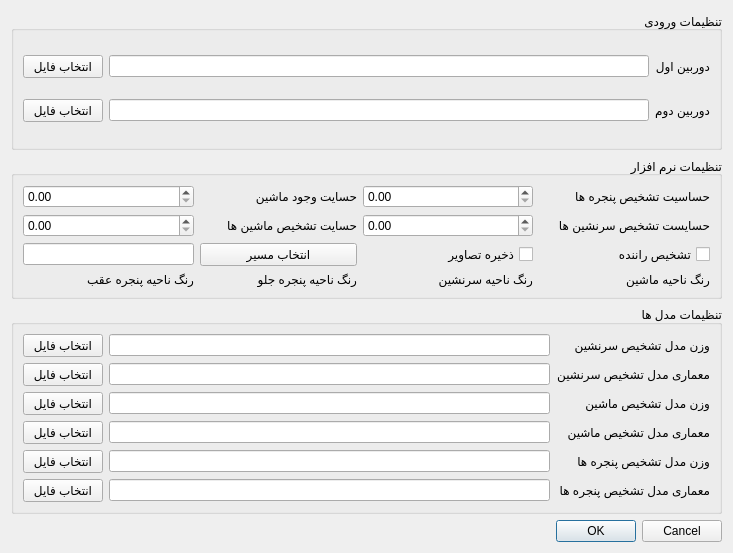
<?xml version="1.0" encoding="UTF-8"?>
<ui version="4.0">
 <class>AppSettingsDialog</class>
 <widget class="QDialog" name="AppSettingsDialog">
  <property name="geometry">
   <rect>
    <x>0</x>
    <y>0</y>
    <width>733</width>
    <height>553</height>
   </rect>
  </property>
  <property name="windowTitle">
   <string>تنظیمات</string>
  </property>
  <layout class="QVBoxLayout" name="verticalLayout">
   <item>
    <widget class="QGroupBox" name="groupBox_2">
     <property name="title">
      <string>تنظیمات ورودی</string>
     </property>
     <property name="alignment">
      <set>Qt::AlignRight|Qt::AlignTrailing|Qt::AlignVCenter</set>
     </property>
     <layout class="QGridLayout" name="gridLayout">
      <item row="0" column="2">
       <widget class="QLabel" name="label_7">
        <property name="text">
         <string>دوربین اول</string>
        </property>
       </widget>
      </item>
      <item row="0" column="0">
       <widget class="QPushButton" name="btn_source1">
        <property name="text">
         <string>انتخاب فایل</string>
        </property>
       </widget>
      </item>
      <item row="0" column="1">
       <widget class="QLineEdit" name="le_source1"/>
      </item>
      <item row="1" column="2">
       <widget class="QLabel" name="label_8">
        <property name="text">
         <string>دوربین دوم</string>
        </property>
       </widget>
      </item>
      <item row="1" column="1">
       <widget class="QLineEdit" name="le_source2"/>
      </item>
      <item row="1" column="0">
       <widget class="QPushButton" name="btn_source2">
        <property name="text">
         <string>انتخاب فایل</string>
        </property>
       </widget>
      </item>
     </layout>
    </widget>
   </item>
   <item>
    <widget class="QGroupBox" name="groupBox_3">
     <property name="title">
      <string>تنظیمات نرم افزار</string>
     </property>
     <property name="alignment">
      <set>Qt::AlignRight|Qt::AlignTrailing|Qt::AlignVCenter</set>
     </property>
     <layout class="QGridLayout" name="gridLayout_3">
      <item row="0" column="2">
       <widget class="QDoubleSpinBox" name="sb_windows">
        <property name="sizePolicy">
         <sizepolicy hsizetype="MinimumExpanding" vsizetype="Fixed">
          <horstretch>0</horstretch>
          <verstretch>0</verstretch>
         </sizepolicy>
        </property>
        <property name="maximum">
         <double>1.000000000000000</double>
        </property>
        <property name="singleStep">
         <double>0.050000000000000</double>
        </property>
       </widget>
      </item>
      <item row="2" column="1">
       <widget class="QPushButton" name="btn_save_path">
        <property name="text">
         <string>انتخاب مسیر</string>
        </property>
       </widget>
      </item>
      <item row="1" column="1">
       <widget class="QLabel" name="label_11">
        <property name="text">
         <string>حسایت تشخیص ماشین ها</string>
        </property>
       </widget>
      </item>
      <item row="2" column="2">
       <widget class="QCheckBox" name="cb_save_videos">
        <property name="layoutDirection">
         <enum>Qt::RightToLeft</enum>
        </property>
        <property name="text">
         <string>ذخیره تصاویر</string>
        </property>
       </widget>
      </item>
      <item row="0" column="0">
       <widget class="QDoubleSpinBox" name="sb_car_tiny">
        <property name="sizePolicy">
         <sizepolicy hsizetype="MinimumExpanding" vsizetype="Fixed">
          <horstretch>0</horstretch>
          <verstretch>0</verstretch>
         </sizepolicy>
        </property>
        <property name="maximum">
         <double>1.000000000000000</double>
        </property>
        <property name="singleStep">
         <double>0.050000000000000</double>
        </property>
       </widget>
      </item>
      <item row="0" column="1">
       <widget class="QLabel" name="label_9">
        <property name="text">
         <string>حسایت وجود ماشین</string>
        </property>
       </widget>
      </item>
      <item row="1" column="0">
       <widget class="QDoubleSpinBox" name="sb_car_spp">
        <property name="maximum">
         <double>1.000000000000000</double>
        </property>
        <property name="singleStep">
         <double>0.050000000000000</double>
        </property>
       </widget>
      </item>
      <item row="1" column="2">
       <widget class="QDoubleSpinBox" name="sb_occupant">
        <property name="maximum">
         <double>1.000000000000000</double>
        </property>
        <property name="singleStep">
         <double>0.050000000000000</double>
        </property>
       </widget>
      </item>
      <item row="1" column="3">
       <widget class="QLabel" name="label_12">
        <property name="text">
         <string>حسایست تشخیص سرنشین ها</string>
        </property>
       </widget>
      </item>
      <item row="2" column="0">
       <widget class="QLineEdit" name="le_save_path"/>
      </item>
      <item row="2" column="3">
       <widget class="QCheckBox" name="cb_driver_detection">
        <property name="layoutDirection">
         <enum>Qt::RightToLeft</enum>
        </property>
        <property name="text">
         <string>تشخیص راننده</string>
        </property>
       </widget>
      </item>
      <item row="0" column="3">
       <widget class="QLabel" name="label_10">
        <property name="sizePolicy">
         <sizepolicy hsizetype="MinimumExpanding" vsizetype="Preferred">
          <horstretch>0</horstretch>
          <verstretch>0</verstretch>
         </sizepolicy>
        </property>
        <property name="text">
         <string>حساسیت تشخیص پنجره ها</string>
        </property>
       </widget>
      </item>
      <item row="3" column="3">
       <layout class="QHBoxLayout" name="horizontalLayout">
        <item>
         <widget class="ClickableLabel" name="label_color_car">
          <property name="sizePolicy">
           <sizepolicy hsizetype="Fixed" vsizetype="Preferred">
            <horstretch>50</horstretch>
            <verstretch>50</verstretch>
           </sizepolicy>
          </property>
          <property name="minimumSize">
           <size>
            <width>50</width>
            <height>0</height>
           </size>
          </property>
          <property name="text">
           <string/>
          </property>
         </widget>
        </item>
        <item>
         <widget class="QLabel" name="label_14">
          <property name="text">
           <string>رنگ ناحیه ماشین</string>
          </property>
         </widget>
        </item>
       </layout>
      </item>
      <item row="3" column="2">
       <layout class="QHBoxLayout" name="horizontalLayout_2">
        <item>
         <widget class="ClickableLabel" name="label_color_occupant">
          <property name="sizePolicy">
           <sizepolicy hsizetype="Fixed" vsizetype="Preferred">
            <horstretch>0</horstretch>
            <verstretch>0</verstretch>
           </sizepolicy>
          </property>
          <property name="minimumSize">
           <size>
            <width>50</width>
            <height>0</height>
           </size>
          </property>
          <property name="text">
           <string/>
          </property>
         </widget>
        </item>
        <item>
         <widget class="QLabel" name="label_16">
          <property name="text">
           <string>رنگ ناحیه سرنشین</string>
          </property>
         </widget>
        </item>
       </layout>
      </item>
      <item row="3" column="1">
       <layout class="QHBoxLayout" name="horizontalLayout_3">
        <item>
         <widget class="ClickableLabel" name="label_color_window">
          <property name="sizePolicy">
           <sizepolicy hsizetype="Fixed" vsizetype="Preferred">
            <horstretch>0</horstretch>
            <verstretch>0</verstretch>
           </sizepolicy>
          </property>
          <property name="minimumSize">
           <size>
            <width>50</width>
            <height>0</height>
           </size>
          </property>
          <property name="text">
           <string/>
          </property>
         </widget>
        </item>
        <item>
         <widget class="QLabel" name="label_17">
          <property name="text">
           <string>رنگ ناحیه پنجره جلو</string>
          </property>
         </widget>
        </item>
       </layout>
      </item>
      <item row="3" column="0">
       <layout class="QHBoxLayout" name="horizontalLayout_4">
        <item>
         <layout class="QHBoxLayout" name="horizontalLayout_5">
          <item>
           <widget class="ClickableLabel" name="label_color_window_back">
            <property name="text">
             <string/>
            </property>
           </widget>
          </item>
          <item>
           <widget class="QLabel" name="label_13">
            <property name="text">
             <string>رنگ ناحیه پنجره عقب</string>
            </property>
           </widget>
          </item>
         </layout>
        </item>
       </layout>
      </item>
     </layout>
    </widget>
   </item>
   <item>
    <widget class="QGroupBox" name="groupBox">
     <property name="sizePolicy">
      <sizepolicy hsizetype="Preferred" vsizetype="Preferred">
       <horstretch>0</horstretch>
       <verstretch>0</verstretch>
      </sizepolicy>
     </property>
     <property name="title">
      <string>تنظیمات مدل ها</string>
     </property>
     <property name="alignment">
      <set>Qt::AlignRight|Qt::AlignTrailing|Qt::AlignVCenter</set>
     </property>
     <layout class="QGridLayout" name="gridLayout_2">
      <item row="3" column="0">
       <widget class="QPushButton" name="btn_tiny_cfg">
        <property name="text">
         <string>انتخاب فایل</string>
        </property>
       </widget>
      </item>
      <item row="1" column="2">
       <widget class="QLabel" name="label_2">
        <property name="text">
         <string>معماری مدل تشخیص سرنشین</string>
        </property>
       </widget>
      </item>
      <item row="4" column="2">
       <widget class="QLabel" name="label_5">
        <property name="text">
         <string>وزن مدل تشخیص پنجره ها</string>
        </property>
       </widget>
      </item>
      <item row="4" column="0">
       <widget class="QPushButton" name="btn_windows_weight">
        <property name="text">
         <string>انتخاب فایل</string>
        </property>
       </widget>
      </item>
      <item row="5" column="2">
       <widget class="QLabel" name="label_6">
        <property name="text">
         <string>معماری مدل تشخیص پنجره ها</string>
        </property>
       </widget>
      </item>
      <item row="2" column="2">
       <widget class="QLabel" name="label_3">
        <property name="text">
         <string>وزن مدل تشخیص ماشین</string>
        </property>
       </widget>
      </item>
      <item row="1" column="0">
       <widget class="QPushButton" name="btn_spp_cfg">
        <property name="text">
         <string>انتخاب فایل</string>
        </property>
       </widget>
      </item>
      <item row="4" column="1">
       <widget class="QLineEdit" name="le_windows_weight"/>
      </item>
      <item row="5" column="0">
       <widget class="QPushButton" name="btn_windows_cfg">
        <property name="text">
         <string>انتخاب فایل</string>
        </property>
       </widget>
      </item>
      <item row="0" column="2">
       <widget class="QLabel" name="label">
        <property name="text">
         <string>وزن مدل تشخیص سرنشین</string>
        </property>
       </widget>
      </item>
      <item row="0" column="1">
       <widget class="QLineEdit" name="le_spp_weight"/>
      </item>
      <item row="3" column="1">
       <widget class="QLineEdit" name="le_tiny_cfg"/>
      </item>
      <item row="1" column="1">
       <widget class="QLineEdit" name="le_spp_cfg"/>
      </item>
      <item row="3" column="2">
       <widget class="QLabel" name="label_4">
        <property name="text">
         <string>معماری مدل تشخیص ماشین</string>
        </property>
       </widget>
      </item>
      <item row="0" column="0">
       <widget class="QPushButton" name="btn_spp_weight">
        <property name="text">
         <string>انتخاب فایل</string>
        </property>
       </widget>
      </item>
      <item row="2" column="1">
       <widget class="QLineEdit" name="le_tiny_weight"/>
      </item>
      <item row="2" column="0">
       <widget class="QPushButton" name="btn_tiny_weight">
        <property name="text">
         <string>انتخاب فایل</string>
        </property>
       </widget>
      </item>
      <item row="5" column="1">
       <widget class="QLineEdit" name="le_windows_cfg"/>
      </item>
     </layout>
    </widget>
   </item>
   <item>
    <widget class="QDialogButtonBox" name="buttonBox">
     <property name="orientation">
      <enum>Qt::Horizontal</enum>
     </property>
     <property name="standardButtons">
      <set>QDialogButtonBox::Cancel|QDialogButtonBox::Ok</set>
     </property>
    </widget>
   </item>
  </layout>
 </widget>
 <customwidgets>
  <customwidget>
   <class>ClickableLabel</class>
   <extends>QLabel</extends>
   <header>clickablelabel.h</header>
  </customwidget>
 </customwidgets>
 <resources/>
 <connections>
  <connection>
   <sender>buttonBox</sender>
   <signal>accepted()</signal>
   <receiver>AppSettingsDialog</receiver>
   <slot>accept()</slot>
   <hints>
    <hint type="sourcelabel">
     <x>248</x>
     <y>254</y>
    </hint>
    <hint type="destinationlabel">
     <x>157</x>
     <y>274</y>
    </hint>
   </hints>
  </connection>
  <connection>
   <sender>buttonBox</sender>
   <signal>rejected()</signal>
   <receiver>AppSettingsDialog</receiver>
   <slot>reject()</slot>
   <hints>
    <hint type="sourcelabel">
     <x>316</x>
     <y>260</y>
    </hint>
    <hint type="destinationlabel">
     <x>286</x>
     <y>274</y>
    </hint>
   </hints>
  </connection>
 </connections>
</ui>
